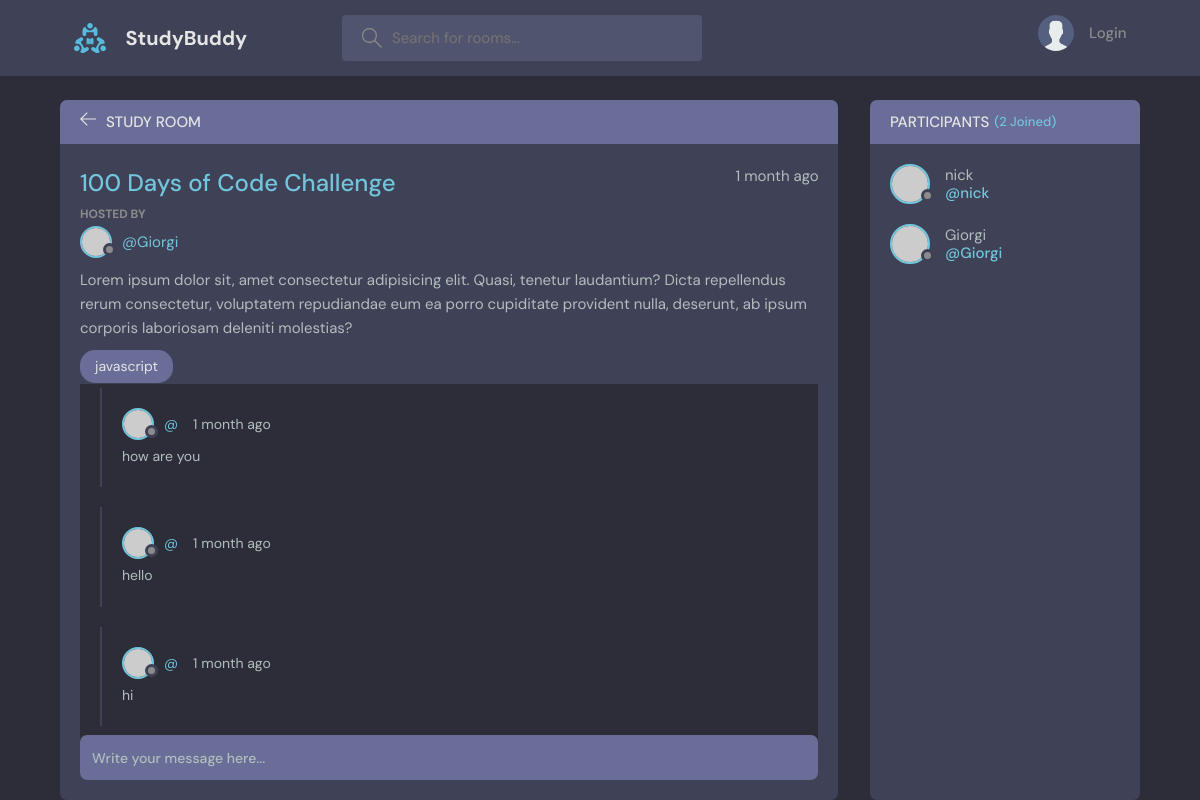
Page /room/2/ on the committed database.
### base/models.py (models this page shows, shortened)
class Room(models.Model):
    host = models.ForeignKey(User, on_delete=models.SET_NULL, null=True)
    topic = models.ForeignKey(Topic, on_delete=models.SET_NULL, null=True)
    name = models.CharField(max_length=150)
    description = models.TextField(null=True, blank=True) #null _ for database, blank _ for submitted form
    participants = models.ManyToManyField(User, related_name='participants', blank=True)
    updated = models.DateTimeField(auto_now=True) #when updated
    created = models.DateTimeField(auto_now_add=True) #when created
    class Meta:
        ordering = ['-updated', '-created']

class Topic(models.Model):
    name = models.CharField(max_length=200)
    def __str__(self):
        return self.name

class Message(models.Model):
    user = models.ForeignKey(User, on_delete=models.CASCADE)
    room = models.ForeignKey(Room, on_delete=models.CASCADE) #delete all the messages from database or SET_NULL
    body = models.TextField()
    updated = models.DateTimeField(auto_now=True)  # when updated
    created = models.DateTimeField(auto_now_add=True)  # when created
    class Meta:
        ordering = ['-updated', '-created']

### base/views.py (the view, shortened to what this page needs)
# urls.py: path('room/<str:pk>/', views.room, name="room"),
def room(request, pk):
    room = Room.objects.get(id=int(pk))
    room_messages = room.message_set.all().order_by('-created') #get messages which are related to room
    participants = room.participants.all()
    context = {"room": room, 'room_messages': room_messages, "participants": participants}
    return render(request, "base/room.html", context)

### base/templates/base/room.html (shortened to what this page needs)
{% extends 'main.html' %}
{% block content %}
    <main class="profile-page layout layout--2">
      <div class="container">
        <div class="room">
          <div class="room__top">
            <div class="room__topLeft">
              <a href="{% url 'home' %}">
                <svg version="1.1" xmlns="http://www.w3.org/2000/svg" width="32" height="32" viewBox="0 0 32 32">
                  <title>arrow-left</title>
                  <path
                    d="M13.723 2.286l-13.723 13.714 13.719 13.714 1.616-1.611-10.96-10.96h27.625v-2.286h-27.625l10.965-10.965-1.616-1.607z"
                  ></path>
                </svg>
              </a>
              <h3>Study Room</h3>
            </div>
          </div>
          <div class="room__box scroll">
            <div class="room__header scroll">
              <div class="room__info">
                <h3>100 Days of Code Challenge</h3>
                <span>{{room.created|timesince}} ago</span>
              </div>
              <div class="room__hosted">
                <p>Hosted By</p>
                <a href="{% url 'user-profile' user.id %}" class="room__author">
                  <div class="avatar avatar--small">
                    <img src="https://randomuser.me/api/portraits/men/37.jpg" />
                  </div>
                  <span>@{{room.host.username}}</span>
                </a>
              </div>
              <div class="room__details">
                Lorem ipsum dolor sit, amet consectetur adipisicing elit. Quasi, tenetur laudantium? Dicta repellendus
                rerum consectetur, voluptatem repudiandae eum ea porro cupiditate provident nulla, deserunt, ab ipsum
                corporis laboriosam deleniti molestias?
              </div>
              <span class="room__topics">{{ room.topic }}</span>
            </div>
            <div class="room__conversation">
              <div class="threads scroll">
                {% for message in room_messages %}
                  <div class="thread">
                  <div class="thread__top">
                    <div class="thread__author">
                      <a href="{% url 'user-profile' message.user.id %}" class="thread__authorInfo">
                        <div class="avatar avatar--small">
                          <img src="https://randomuser.me/api/portraits/men/37.jpg" />
                        </div>
                        <span>@{{user.username}}</span>
                      </a>
                      <span class="thread__date">{{room.created|timesince}} ago</span>
                    </div>
                  </div>
                  <div class="thread__details">
                    {{message.body}}
                  </div>
                </div>
                {% endfor %}
              </div>
            </div>
          </div>
          <div class="room__message">
            <form action="" method="POST">
              <input name="body" placeholder="Write your message here..." />
            </form>
          </div>
        </div>
        <div class="participants">
          <h3 class="participants__top">Participants <span>({{participants.count}} Joined)</span></h3>
          <div class="participants__list scroll">
            {% for user in participants %}
              <a href="{% url 'user-profile' user.id %}" class="participant">
                <div class="avatar avatar--medium">
                  <img src="https://randomuser.me/api/portraits/men/37.jpg" />
                </div>
                <p>
                  {{user.username}}
                  <span>@{{user.username}}</span>
                </p>
              </a>
            {% endfor %}
          </div>
        </div>
      </div>
    </main>
{% endblock %}

### rows in the picture
Room: created "1 month", host.username "Giorgi", topic "javascript"
Message: body "how are you"
Message: body "hello"
Message: body "hi"

### other values in the picture
{{ participants.count }} "2"
{{ user.username }} "nick"
{{ user.username }} "Giorgi"
